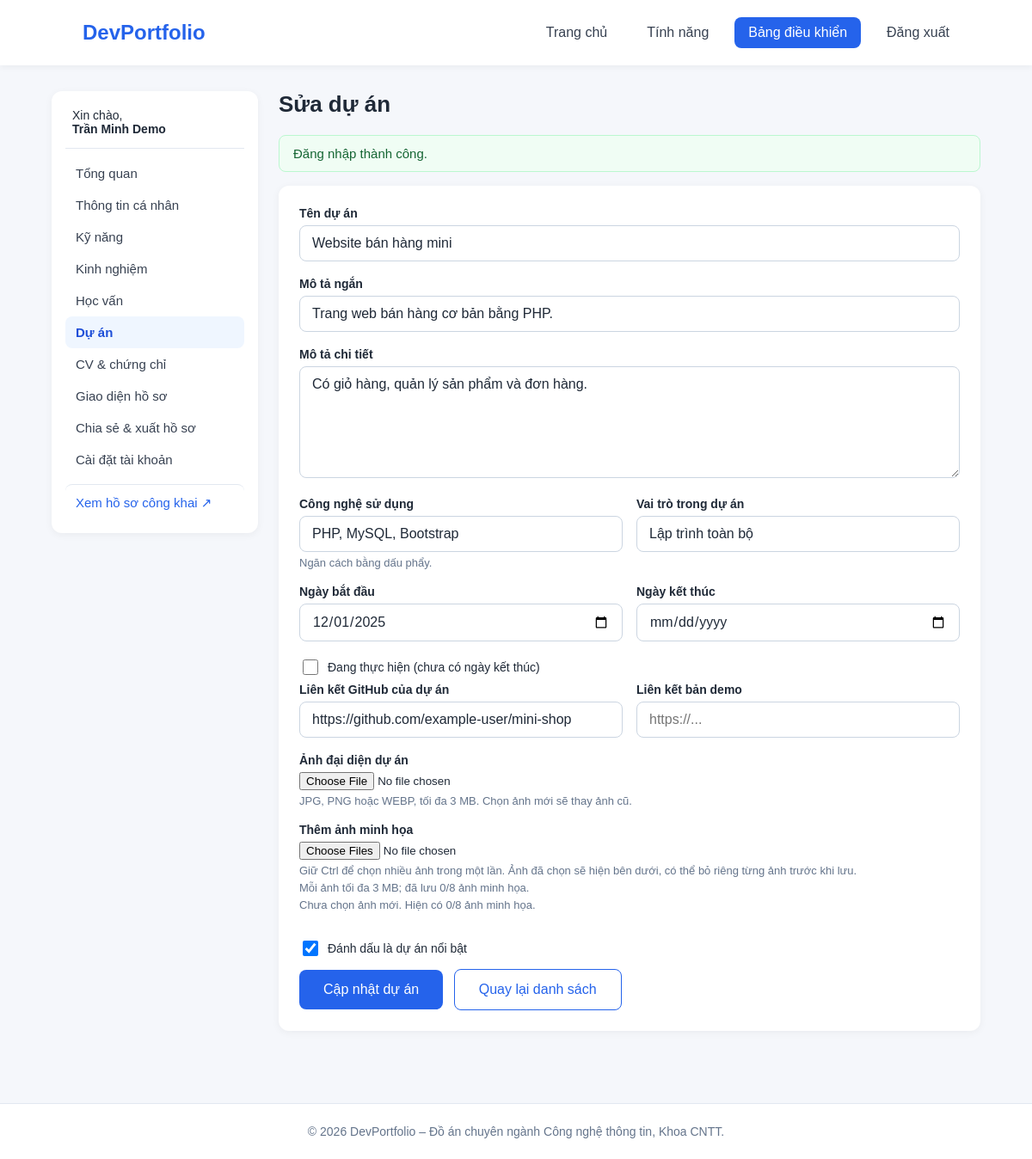
Page /dashboard/project_edit.php?id=1 (signed in) on the committed database.
### tables this page shows
CREATE TABLE IF NOT EXISTS users (
    id            INT UNSIGNED NOT NULL AUTO_INCREMENT,
    full_name     VARCHAR(100) NOT NULL,
    email         VARCHAR(190) NOT NULL,
    password_hash VARCHAR(255) NOT NULL,             
    slug          VARCHAR(120) NOT NULL,             
    is_active     TINYINT(1)   NOT NULL DEFAULT 1,
    created_at    DATETIME     NOT NULL DEFAULT CURRENT_TIMESTAMP,
    updated_at    DATETIME     NOT NULL DEFAULT CURRENT_TIMESTAMP ON UPDATE CURRENT_TIMESTAMP,
    PRIMARY KEY (id),
    UNIQUE KEY uq_users_email (email),
    UNIQUE KEY uq_users_slug (slug)
);

CREATE TABLE IF NOT EXISTS projects (
    id                INT UNSIGNED NOT NULL AUTO_INCREMENT,
    user_id           INT UNSIGNED NOT NULL,
    title             VARCHAR(150) NOT NULL,
    short_description VARCHAR(300) NULL,
    description       TEXT         NULL,
    technologies      VARCHAR(255) NULL,
    role              VARCHAR(150) NULL,
    project_date      DATE         NULL,
    thumbnail_path    VARCHAR(255) NULL,
    github_url        VARCHAR(255) NULL,
    demo_url          VARCHAR(255) NULL,
    is_featured       TINYINT(1)   NOT NULL DEFAULT 0,
    created_at        DATETIME     NOT NULL DEFAULT CURRENT_TIMESTAMP,
    updated_at        DATETIME     NOT NULL DEFAULT CURRENT_TIMESTAMP ON UPDATE CURRENT_TIMESTAMP,
    PRIMARY KEY (id),
    KEY idx_projects_user (user_id),
    CONSTRAINT fk_projects_user FOREIGN KEY (user_id) REFERENCES users (id) ON DELETE CASCADE
);

### includes/auth.php (called while the page is built, shortened)
<?php
function current_user(bool $refresh = false): ?array
{
    static $cache = null;
    static $loaded = false;
    if ($loaded) {
        return $cache;
    }
    $loaded = true;
    $id = $_SESSION['user_id'] ?? null;
    $user = db_one(
        'SELECT id, full_name, email, slug, is_active, created_at FROM users WHERE id = ?',
        [(int) $id]
    );
    $cache = $user;
    return $cache;
}
function require_login(): array
{
    $user = current_user();
    return $user;
}

### includes/db.php (called while the page is built, shortened)
<?php
function db(): PDO
{
    static $pdo = null;
    if ($pdo === null) {
        $c = config('db');
        $dsn = sprintf(
            'mysql:host=%s;port=%d;dbname=%s;charset=utf8mb4',
            $c['host'],
            (int) $c['port'],
            $c['name']
        );
        $pdo = new PDO($dsn, $c['user'], $c['pass'], [
            PDO::ATTR_ERRMODE            => PDO::ERRMODE_EXCEPTION,
            PDO::ATTR_DEFAULT_FETCH_MODE => PDO::FETCH_ASSOC,
            PDO::ATTR_EMULATE_PREPARES   => false,
        ]);
    }
    return $pdo;
}
function db_query(string $sql, array $params = []): PDOStatement
{
    $stmt = db()->prepare($sql);
    $stmt->execute($params);
    return $stmt;
}
function db_one(string $sql, array $params = []): ?array
{
    $row = db_query($sql, $params)->fetch();
    return $row === false ? null : $row;
}
function db_all(string $sql, array $params = []): array
{
    return db_query($sql, $params)->fetchAll();
}
function owned_tables(): array
{
    return ['skills', 'experiences', 'educations', 'projects', 'documents'];
}
function find_owned(string $table, int $id): ?array
{
    $user = current_user();
    return db_one("SELECT * FROM `$table` WHERE id = ? AND user_id = ?", [$id, $user['id']]);
}

### dashboard/project_edit.php (the view, shortened to what this page needs)
<?php
require __DIR__ . '/../includes/bootstrap.php';
$user = require_login();
$projectId = (int) ($_GET['id'] ?? post_str('id'));
$project = null;
if ($projectId > 0) {
    $project = find_owned('projects', $projectId);
}
$isEditing = $project !== null;
$input = [
    'title' => $project['title'] ?? '',
    'short_description' => $project['short_description'] ?? '',
    'description' => $project['description'] ?? '',
    'technologies' => $project['technologies'] ?? '',
    'role' => $project['role'] ?? '',
    'start_date' => $project['start_date'] ?? $project['project_date'] ?? '',
    'end_date' => $project['end_date'] ?? '',
    'is_ongoing' => (int) ($project['is_ongoing'] ?? 0),
    'github_url' => $project['github_url'] ?? '',
    'demo_url' => $project['demo_url'] ?? '',
    'is_featured' => (int) ($project['is_featured'] ?? 0),
];
$existingImages = [];
if ($isEditing) {
    $existingImages = db_all('SELECT * FROM project_images WHERE project_id = ? ORDER BY sort_order, id', [$projectId]);
}
$pageTitle = $isEditing ? 'Sửa dự án' : 'Thêm dự án';
$activeNav = 'projects.php';
require __DIR__ . '/../includes/dash_header.php';
?>
                <form class="card" method="post" action="<?= e(url('dashboard/project_edit.php' . ($isEditing ? '?id=' . $projectId : ''))) ?>"
                      enctype="multipart/form-data" novalidate>
                    <div class="form-group">
                        <label for="title">Tên dự án</label>
                        <input class="form-control" type="text" id="title" name="title" maxlength="150" required
                               value="<?= e($input['title']) ?>">
                    </div>
                    <div class="form-group">
                        <label for="short_description">Mô tả ngắn</label>
                        <input class="form-control" type="text" id="short_description" name="short_description" maxlength="300"
                               value="<?= e($input['short_description']) ?>">
                    </div>
                    <div class="form-group">
                        <label for="description">Mô tả chi tiết</label>
                        <textarea class="form-control" id="description" name="description" maxlength="5000"
                                  placeholder="Chức năng chính, khó khăn đã giải quyết, kết quả..."><?= e($input['description']) ?></textarea>
                    </div>
                    <div class="form-row">
                        <div class="form-group">
                            <label for="technologies">Công nghệ sử dụng</label>
                            <input class="form-control" type="text" id="technologies" name="technologies" maxlength="255"
                                   placeholder="PHP, MySQL, Bootstrap" value="<?= e($input['technologies']) ?>">
                            <div class="form-hint">Ngăn cách bằng dấu phẩy.</div>
                        </div>
                        <div class="form-group">
                            <label for="role">Vai trò trong dự án</label>
                            <input class="form-control" type="text" id="role" name="role" maxlength="150"
                                   value="<?= e($input['role']) ?>">
                        </div>
                    </div>
                    <div class="form-row">
                        <div class="form-group">
                            <label for="start_date">Ngày bắt đầu</label>
                            <input class="form-control" type="date" id="start_date" name="start_date" required
                                   value="<?= e($input['start_date']) ?>">
                        </div>
                        <div class="form-group">
                            <label for="end_date">Ngày kết thúc</label>
                            <input class="form-control" type="date" id="end_date" name="end_date"
                                   value="<?= e($input['end_date']) ?>"<?= $input['is_ongoing'] ? ' disabled' : '' ?>>
                        </div>
                    </div>
                    <div class="form-group checkbox-row">
                        <input type="checkbox" id="is_ongoing" name="is_ongoing" value="1"
                               data-disables="end_date"<?= $input['is_ongoing'] ? ' checked' : '' ?>>
                        <label for="is_ongoing">Đang thực hiện (chưa có ngày kết thúc)</label>
                    </div>
                    <div class="form-row">
                        <div class="form-group">
                            <label for="github_url">Liên kết GitHub của dự án</label>
                            <input class="form-control" type="text" id="github_url" name="github_url" maxlength="255"
                                   placeholder="https://github.com/ten/du-an" value="<?= e($input['github_url']) ?>">
                        </div>
                        <div class="form-group">
                            <label for="demo_url">Liên kết bản demo</label>
                            <input class="form-control" type="text" id="demo_url" name="demo_url" maxlength="255"
                                   placeholder="https://..." value="<?= e($input['demo_url']) ?>">
                        </div>
                    </div>
                    <div class="form-group">
                        <label for="thumbnail">Ảnh đại diện dự án</label>
                        <input type="file" id="thumbnail" name="thumbnail" accept="image/jpeg,image/png,image/webp">
                        <div class="form-hint">JPG, PNG hoặc WEBP, tối đa 3 MB. Chọn ảnh mới sẽ thay ảnh cũ.</div>
                    </div>
                    <div class="form-group project-image-picker">
                        <label for="images">Thêm ảnh minh họa</label>
                        <input class="project-multi-input" type="file" id="images" name="images[]" multiple accept="image/jpeg,image/png,image/webp"
                               data-max-images="<?= (int) MAX_PROJECT_IMAGES ?>" data-existing-count="<?= count($existingImages) ?>">
                        <div class="form-hint">Giữ Ctrl để chọn nhiều ảnh trong một lần. Ảnh đã chọn sẽ hiện bên dưới, có thể bỏ riêng từng ảnh trước khi lưu.</div>
                        <div class="form-hint">Mỗi ảnh tối đa 3 MB; đã lưu <?= count($existingImages) ?>/<?= (int) MAX_PROJECT_IMAGES ?> ảnh minh họa.</div>
                        <p id="project-images-selection-status" class="form-hint" role="status" aria-live="polite">Chưa chọn ảnh mới.</p>
                    </div>
                    <div class="form-group checkbox-row">
                        <input type="checkbox" id="is_featured" name="is_featured" value="1"<?= $input['is_featured'] ? ' checked' : '' ?>>
                        <label for="is_featured">Đánh dấu là dự án nổi bật</label>
                    </div>
                    <button type="submit" class="btn"><?= $isEditing ? 'Cập nhật dự án' : 'Thêm dự án' ?></button>
                    <a class="btn btn-outline" href="<?= e(url('dashboard/projects.php')) ?>">Quay lại danh sách</a>
                </form>
<link rel="stylesheet" href="<?= e(asset('css/project_images_picker.css') . '?v=20261101') ?>">
<?php
require __DIR__ . '/../includes/dash_footer.php';
?>

### includes/dash_header.php (shortened to what this page needs)
<?php
require __DIR__ . '/header.php';
$dashMenu = [
    'index.php'       => 'Tổng quan',
    'profile.php'     => 'Thông tin cá nhân',
    'skills.php'      => 'Kỹ năng',
    'experiences.php' => 'Kinh nghiệm',
    'education.php'   => 'Học vấn',
    'projects.php'    => 'Dự án',
    'documents.php'   => 'CV & chứng chỉ',
    'appearance.php'  => 'Giao diện hồ sơ',
    'share.php'       => 'Chia sẻ & xuất hồ sơ',
    'account.php'     => 'Cài đặt tài khoản',
];
?>
        <div class="dash">
            <aside class="dash-nav">
                <div class="dash-user">Xin chào,<br><strong><?= e($currentUser['full_name']) ?></strong></div>
                <?php foreach ($dashMenu as $file => $label): ?>
                    <a href="<?= e(url('dashboard/' . $file)) ?>"<?= ($activeNav ?? '') === $file ? ' class="active"' : '' ?>><?= e($label) ?></a>
                <?php endforeach; ?>
                <a class="dash-public" href="<?= e(profile_url($currentUser['slug'], false)) ?>" target="_blank" rel="noopener">Xem hồ sơ công khai &#8599;</a>
            </aside>
            <section class="dash-main">
                <h1 class="dash-title"><?= e($pageTitle) ?></h1>

### assets/css/style.css (style rules this page uses)
* { box-sizing: border-box; }
body { margin: 0; font-family: Arial, sans-serif; background-color: #f5f7fb; color: #1f2937; }
.btn { display: inline-block; margin-top: 15px; padding: 14px 28px; background-color: #2563eb; color: white; text-decoration: none; border-radius: 8px; }
:root { --primary: #2563eb; --primary-dark: #1d4ed8; --text: #1f2937; --muted: #64748b; --border: #e2e8f0; --danger: #dc2626; --success: #16a34a; --warning: #d97706; }
a { color: var(--primary); }
button.btn { border: 0; cursor: pointer; font: inherit; }
.btn-outline { background: #fff; color: var(--primary); border: 1px solid var(--primary); margin-left: 8px; }
.form-group { margin-bottom: 18px; }
.form-group label { display: block; font-weight: 600; font-size: 14px; margin-bottom: 6px; }
.form-control { width: 100%; padding: 11px 14px; border: 1px solid #cbd5e1; border-radius: 8px; font: inherit; background: #fff; color: var(--text); }
textarea.form-control { min-height: 130px; resize: vertical; }
.form-hint { color: var(--muted); font-size: 13px; margin-top: 5px; }
.form-row { display: grid; grid-template-columns: 1fr 1fr; gap: 16px; }
.checkbox-row { display: flex; align-items: center; gap: 8px; margin-bottom: 6px; }
.checkbox-row label { margin: 0; font-weight: 500; }
.checkbox-row input[type="checkbox"] { width: 18px; height: 18px; }
.dash { display: grid; grid-template-columns: 240px 1fr; gap: 24px; padding: 30px 5% 60px; align-items: start; }
.dash-nav { background: #fff; border-radius: 12px; padding: 16px; box-shadow: 0 2px 10px rgba(0, 0, 0, 0.05); }
.dash-user { padding: 4px 8px 14px; border-bottom: 1px solid var(--border); margin-bottom: 10px; font-size: 14px; }
.dash-nav a { display: block; padding: 10px 12px; border-radius: 8px; color: #374151; text-decoration: none; font-size: 15px; }
.dash-nav a.active { background: #eff6ff; color: var(--primary-dark); font-weight: 600; }
.dash-main { min-width: 0; }
.dash-title { margin: 0 0 20px; color: var(--text); font-size: 26px; }
.card { background: #fff; border-radius: 12px; padding: 24px; box-shadow: 0 2px 10px rgba(0, 0, 0, 0.05); margin-bottom: 24px; }
.card .btn { margin-top: 6px; }
.dash-public { margin-top: 10px; border-top: 1px solid var(--border); padding-top: 12px !important; color: var(--primary) !important; }

### assets/css/project_images_picker.css (style rules this page uses)
.project-multi-input { max-width: 100%; }

### rows in the picture
users: full_name "Trần Minh Demo"
projects: title "Website bán hàng mini", short_description "Trang web bán hàng cơ bản bằng PHP.", description "Có giỏ hàng, quản lý sản phẩm và đơn hàng.", technologies "PHP, MySQL, Bootstrap", role "Lập trình toàn bộ", start_date "12/01/2025", github_url "https://github.com/example-user/mini-shop", is_featured "☑"

### other values in the picture
config('app_name') "DevPortfolio"
$label "Tổng quan"
$label "Thông tin cá nhân"
$label "Kỹ năng"
$label "Kinh nghiệm"
$label "Học vấn"
$label "Dự án"
$label "CV & chứng chỉ"
$label "Giao diện hồ sơ"
$label "Chia sẻ & xuất hồ sơ"
$label "Cài đặt tài khoản"
$pageTitle "Sửa dự án"
$item['message'] "Đăng nhập thành công."
count($existingImages) "0"
MAX_PROJECT_IMAGES "8"
